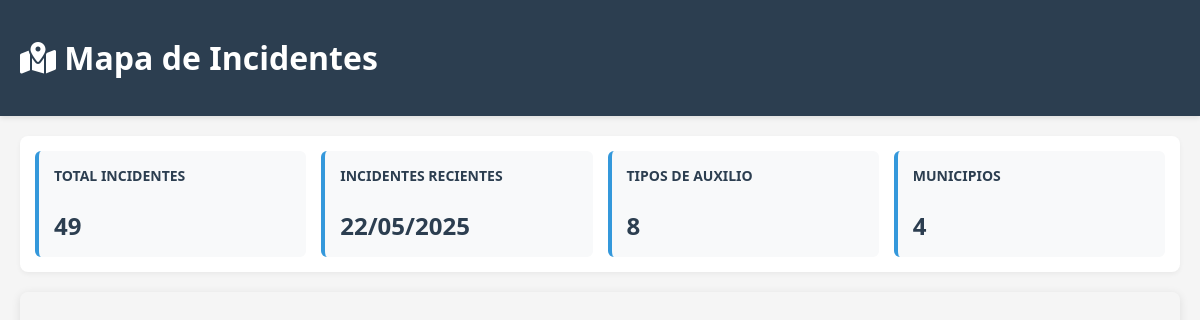
The page /operador/incidentes_view.php on the database as committed earlier.
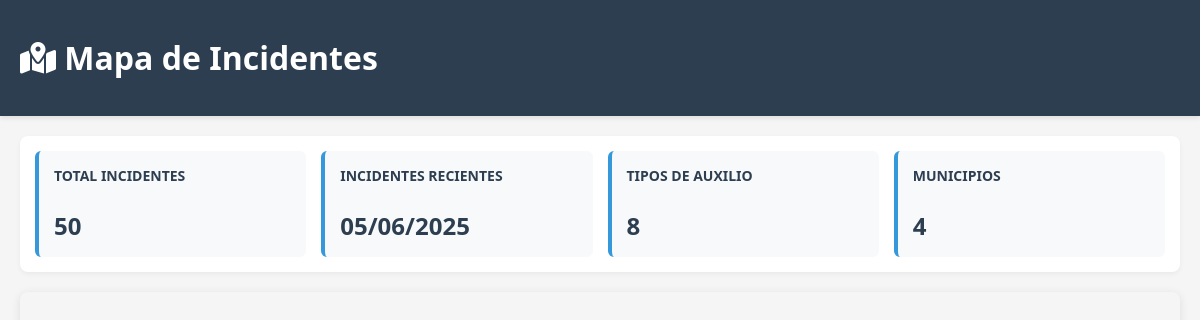
The same page on the database as committed later.
### tables this page shows
CREATE TABLE `incidentes` (
  `folio_incidente` int(11) NOT NULL AUTO_INCREMENT,
  `quepaso` varchar(255) NOT NULL,
  `tipo_auxilio` varchar(50) NOT NULL,
  `hora_incidente` time NOT NULL,
  `fecha_incidente` datetime NOT NULL,
  `fecha_actualizacion` datetime DEFAULT NULL,
  `num_personas` int(11) NOT NULL,
  `latitud` decimal(10,8) DEFAULT NULL,
  `longitud` decimal(11,8) DEFAULT NULL,
  `telefono` varchar(20) NOT NULL,
  `id_usuario_reporta` int(11) DEFAULT NULL,
  `clasificacion` varchar(20) DEFAULT NULL,
  `prioridad` enum('Alta','Media','Baja') DEFAULT 'Media',
  `id_unidad_asignada` int(11) DEFAULT NULL,
  `colonia` varchar(255) DEFAULT NULL,
  `localidad` varchar(255) DEFAULT NULL,
  `municipio` varchar(255) DEFAULT NULL,
  `id_emergency_type` varchar(10) DEFAULT NULL,
  `id_llamada` int(11) DEFAULT NULL,
  `hora` time DEFAULT NULL,
  `hora_edicion` time DEFAULT NULL,
  `nombre_completo` varchar(30) DEFAULT NULL,
  `detalle` text DEFAULT NULL,
  `objetos_involucrados` varchar(40) DEFAULT NULL,
  `tipo_telefono` enum('Local','Celular','Publico') DEFAULT NULL,
  `referencia_lugar` text DEFAULT NULL,
  `id_despachador_asignado` int(11) NOT NULL,
  PRIMARY KEY (`folio_incidente`),
  KEY `id_usuario_reporta` (`id_usuario_reporta`),
  KEY `id_unidad_asignada` (`id_unidad_asignada`),
  KEY `id_emergency_type` (`id_emergency_type`),
  KEY `fk_incidente_llamada` (`id_llamada`),
  KEY `fk_despachador_asignado` (`id_despachador_asignado`),
  CONSTRAINT `fk_despachador_asignado` FOREIGN KEY (`id_despachador_asignado`) REFERENCES `usuarios` (`id_usuario`) ON UPDATE CASCADE,
  CONSTRAINT `fk_incidente_llamada` FOREIGN KEY (`id_llamada`) REFERENCES `llamadas` (`id_llamada`) ON DELETE SET NULL ON UPDATE CASCADE,
  CONSTRAINT `incidentes_ibfk_1` FOREIGN KEY (`id_usuario_reporta`) REFERENCES `usuarios` (`id_usuario`) ON DELETE SET NULL,
  CONSTRAINT `incidentes_ibfk_2` FOREIGN KEY (`id_unidad_asignada`) REFERENCES `unidades` (`id_unidad`) ON DELETE SET NULL,
  CONSTRAINT `incidentes_ibfk_3` FOREIGN KEY (`id_emergency_type`) REFERENCES `EmergencyTypes` (`code`)
);

### operador/incidentes_view.php (the view, shortened to what this page needs)
<?php
require_once '../db.php';
$incidents = $pdo->query(
    "SELECT
        folio_incidente,
        quepaso,
        tipo_auxilio,
        fecha_incidente,
        latitud,
        longitud,
        colonia,
        municipio,
        prioridad,
        num_personas,
        detalle,
        referencia_lugar,
        nombre_completo,
        objetos_involucrados
    FROM incidentes
    WHERE latitud IS NOT NULL
    AND longitud IS NOT NULL
    ORDER BY fecha_incidente DESC"
)->fetchAll(PDO::FETCH_ASSOC);
?>
<!DOCTYPE html>
<html lang="es">
<head>
    <link rel="stylesheet" href="https://unpkg.com/leaflet@1.9.4/dist/leaflet.css" />
    <link rel="stylesheet" href="https://cdnjs.cloudflare.com/ajax/libs/font-awesome/6.4.0/css/all.min.css" />
</head>
<body>
    <div class="header">
        <h1><i class="fas fa-map-marked-alt"></i> Mapa de Incidentes</h1>
    </div>
    <div class="container">
        <div class="stats">
            <div class="stat-card">
                <h3>Total Incidentes</h3>
                <p><?= count($incidents) ?></p>
            </div>
            <div class="stat-card">
                <h3>Incidentes Recientes</h3>
                <p><?= date('d/m/Y', strtotime($incidents[0]['fecha_incidente'])) ?></p>
            </div>
            <div class="stat-card">
                <h3>Tipos de Auxilio</h3>
                <p><?= count(array_unique(array_column($incidents, 'tipo_auxilio'))) ?></p>
            </div>
            <div class="stat-card">
                <h3>Municipios</h3>
                <p><?= count(array_unique(array_column($incidents, 'municipio'))) ?></p>
            </div>
        </div>
        <div id="incidentsMap"></div>
    </div>
</body>
</html>

### operador/incidentes_view.php (style rules this page uses)
body { font-family: 'Segoe UI', Tahoma, Geneva, Verdana, sans-serif; margin: 0; padding: 0; background-color: #f5f5f5; }
.header { background-color: #2c3e50; color: white; padding: 15px 20px; box-shadow: 0 2px 5px rgba(0,0,0,0.1); }
.container { display: flex; flex-direction: column; max-width: 1200px; margin: 0 auto; padding: 20px; }
#incidentsMap { height: 700px; width: 100%; border-radius: 8px; box-shadow: 0 2px 10px rgba(0,0,0,0.1); margin-bottom: 20px; }
.stats { background: white; padding: 15px; border-radius: 8px; margin-bottom: 20px; box-shadow: 0 2px 5px rgba(0,0,0,0.05); display: flex; flex-wrap: wrap; gap: 15px; }
.stat-card { flex: 1; min-width: 200px; background: #f8f9fa; padding: 15px; border-radius: 6px; border-left: 4px solid #3498db; }
.stat-card h3 { margin-top: 0; color: #2c3e50; font-size: 14px; text-transform: uppercase; }
.stat-card p { margin-bottom: 0; font-size: 24px; font-weight: bold; color: #2c3e50; }

Rows that differ between the two databases and show on the page:
no longer on this page (row edited): incidentes: fecha_incidente "22/05/2025"
added incidentes: fecha_incidente "05/06/2025"
Other text that changed with them:
count($incidents): "49" → "50"
